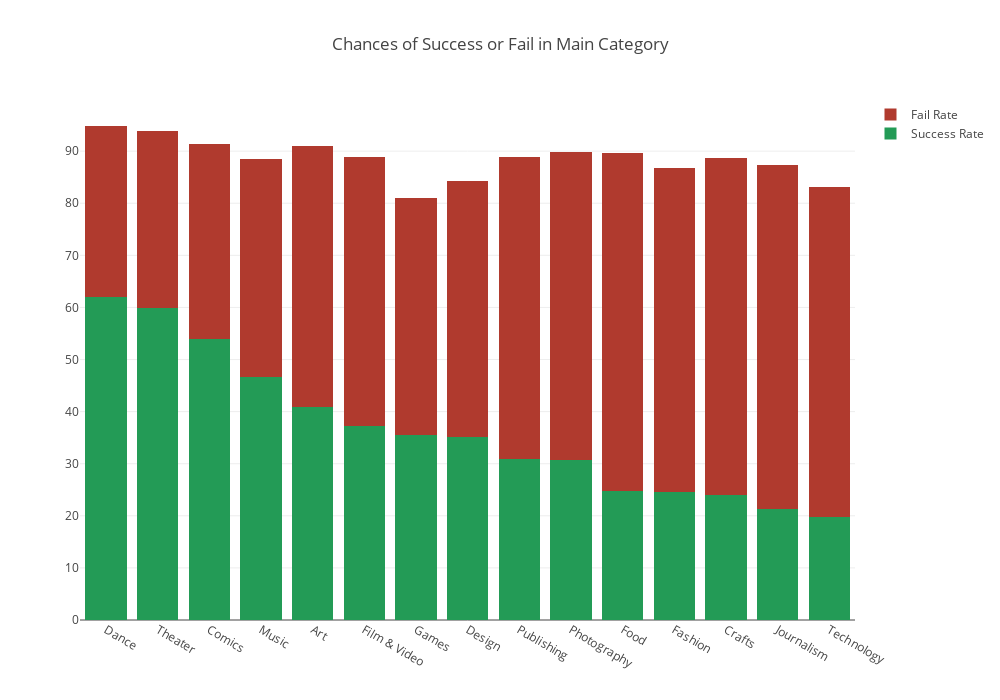

The code cell stored with this chart in its notebook:
### Code cell
success_area = go.Bar( x=succ_ratio.index, y=succ_ratio,name='Success Rate', marker=dict(color=colorz['successful']))
fail_area = go.Bar(x=fail_ratio.index,y=fail_ratio, name='Fail Rate',marker=dict(color=colorz['failed']))

stack_bar = [success_area, fail_area]
layout = go.Layout( barmode='stack', title='Chances of Success or Fail in Main Category',width=1000,height=700)

fig = go.Figure(data=stack_bar, layout=layout)
py.iplot(fig)

### Figure 1 — Plotly figure (JSON) as saved in the notebook; plotly's stock layout.template omitted (floating-point values rounded to 4 significant figures)
{"data": [{"marker": {"color": "#239B56"}, "name": "Success Rate", "type": "bar", "x": ["Dance", "Theater", "Comics", "Music", "Art", "Film & Video", "Games", "Design", "Publishing", "Photography", "Food", "Fashion", "Crafts", "Journalism", "Technology"], "y": [62.05, 59.87, 54.0, 46.61, 40.88, 37.15, 35.53, 35.08, 30.85, 30.66, 24.73, 24.51, 24.01, 21.28, 19.75]}, {"marker": {"color": "#B03A2E"}, "name": "Fail Rate", "type": "bar", "x": ["Dance", "Theater", "Comics", "Music", "Games", "Design", "Art", "Film & Video", "Publishing", "Photography", "Fashion", "Technology", "Crafts", "Food", "Journalism"], "y": [32.78, 33.98, 37.3, 41.9, 45.42, 49.27, 50.19, 51.75, 58.05, 59.23, 62.16, 63.3, 64.74, 64.91, 65.97]}], "layout": {"barmode": "stack", "height": 700, "title": "Chances of Success or Fail in Main Category", "width": 1000}}
